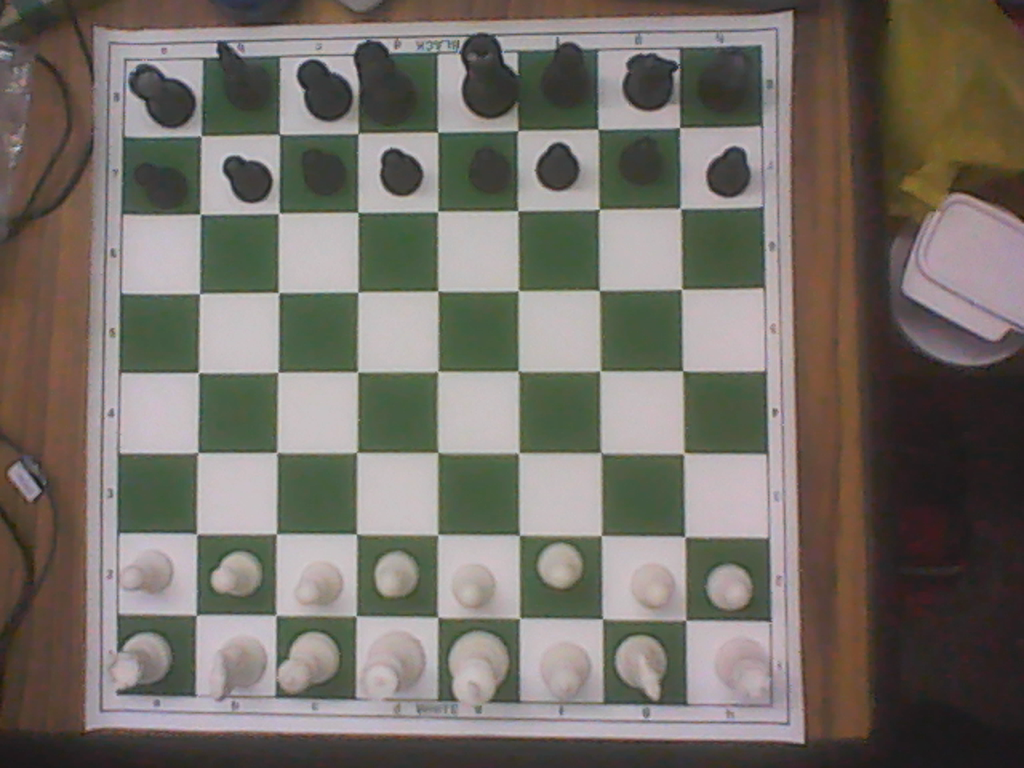
#> input picture CHESS_IMAGE_PROCESSING/Images/opencv_frame_0.png, 1024 x 768 px, found by its file name
$ python Difference_chess.py
#> lines starting #> are read from the running program, lines starting #| are printed output that depends on the picture; after the words box and inside, x2 and y2 are one past the last pixel; in counts of white or black regions, pixels touching at a corner belong together
import numpy as np
import cv2
import matplotlib.pyplot as plt

img = cv2.imread('opencv_frame_0.png')
#> img is the input picture: shape (768, 1024, 3); mean B, G, R 103.2, 110.7, 116.4
img1 = cv2.imread('opencv_frame_1.png')
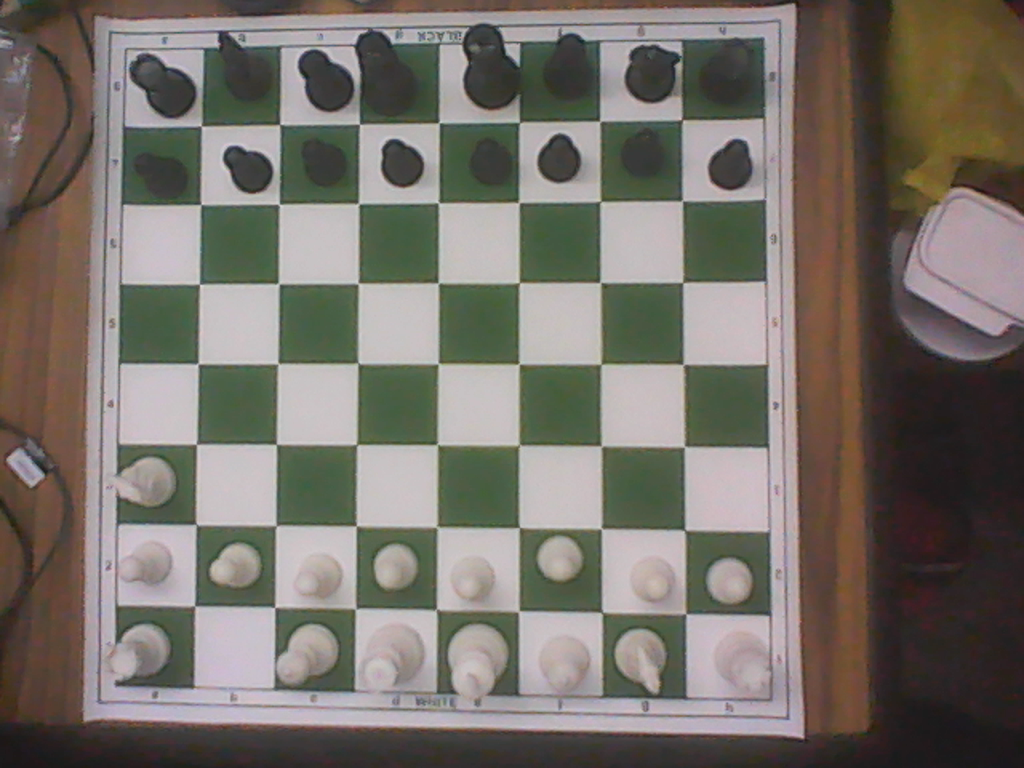
#> input picture CHESS_IMAGE_PROCESSING/Images/opencv_frame_1.png, 1024 x 768 px, found by its file name
#> img1 is the input picture: shape (768, 1024, 3); mean B, G, R 105.2, 112.6, 118.4
rows,cols,ch = img1.shape
#> rows = 768; cols = 1024; ch = 3

pts1 = np.float32([[124,60],[760,44],[116,693],[770,704]])
pts2 = np.float32([[0,0],[800,0],[0,800],[800,800]])
pts3 = np.float32([[125,50],[765,35],[113,683],[770,697]])
pts4 = np.float32([[0,0],[800,0],[0,800],[800,800]])

M = cv2.getPerspectiveTransform(pts1,pts2)
dst = cv2.warpPerspective(img,M,(800,800))
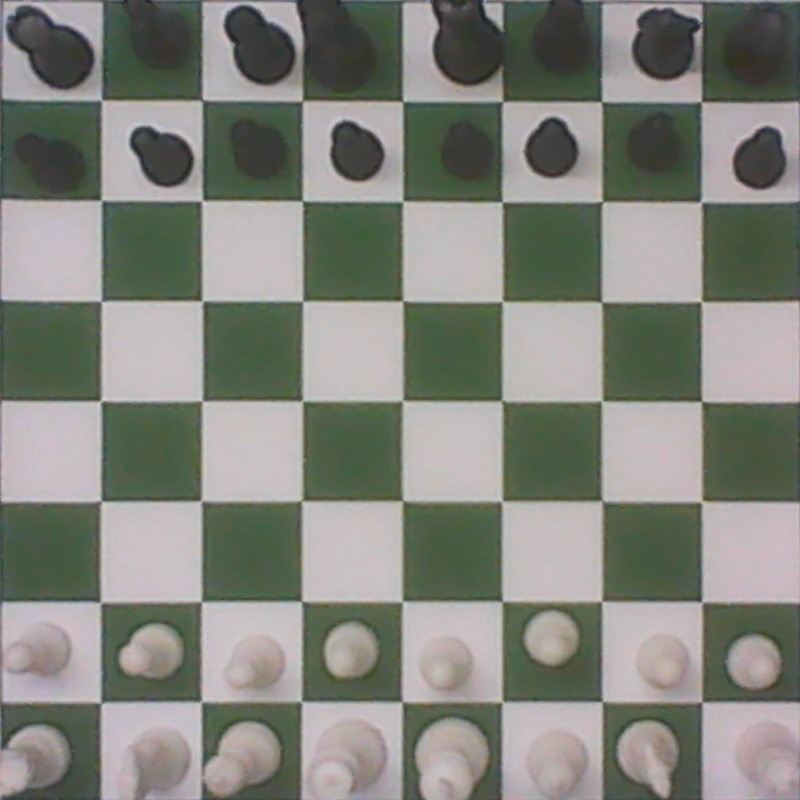
#> dst: shape (800, 800, 3); mean B, G, R 123.7, 132.1, 129.7
M1 = cv2.getPerspectiveTransform(pts3,pts4)
dst1 = cv2.warpPerspective(img1,M1,(800,800))
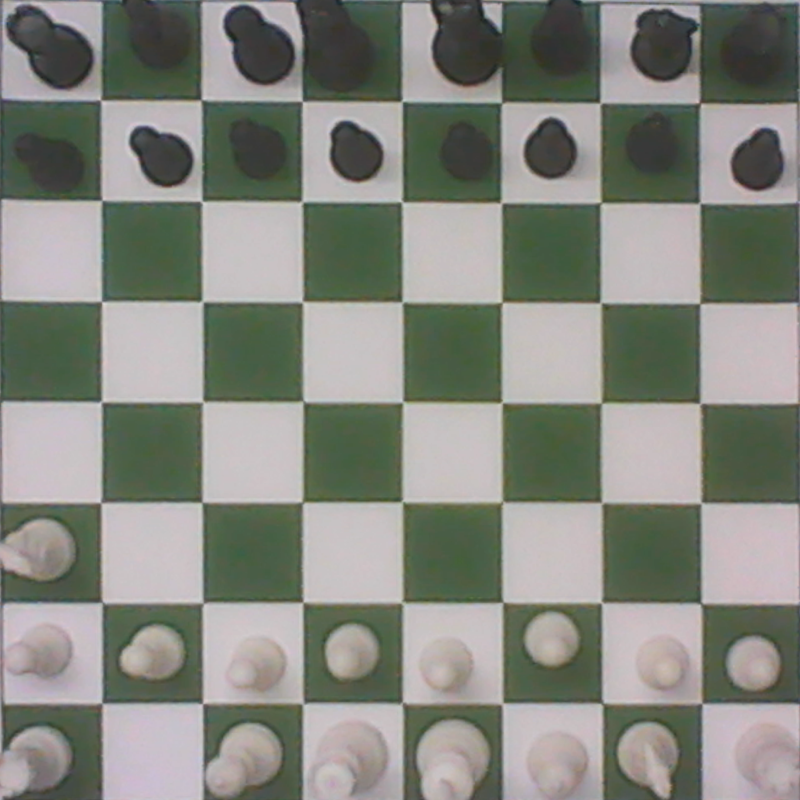
#> dst1: shape (800, 800, 3); mean B, G, R 126.1, 134.5, 132.1

# [5 lines of commented-out code are left out]

font = cv2.FONT_HERSHEY_SIMPLEX
row='1'
yc=750
y1=700
y2=800
arr=[]
arr1=[]
img_counter=0
for y in range(8):
    column='a'
    xc=50
    x1=0
    x2=100
    for x in range(8):
        cell=row+column
        cv2.putText(dst,cell,(xc,yc),font ,0.5 ,(0,0,255),1,cv2.LINE_AA)
        cv2.putText(dst1,cell,(xc,yc),font ,0.5 ,(0,0,255),1,cv2.LINE_AA)
        crp=dst[y1:y2,x1:x2]
        crp1=dst1[y1:y2,x1:x2]
        #img_name = "opencv_frame_{}.png".format(img_counter)
        #cv2.imshow(img_name, crp)
        #img_counter += 1
        arr.append(crp)
        arr1.append(crp1)
        x1+=100
        x2+=100
        column=chr(ord(column)+1)
        xc+=100
    row=chr(ord(row)+1)
    yc-=100
    y1-=100
    y2-=100
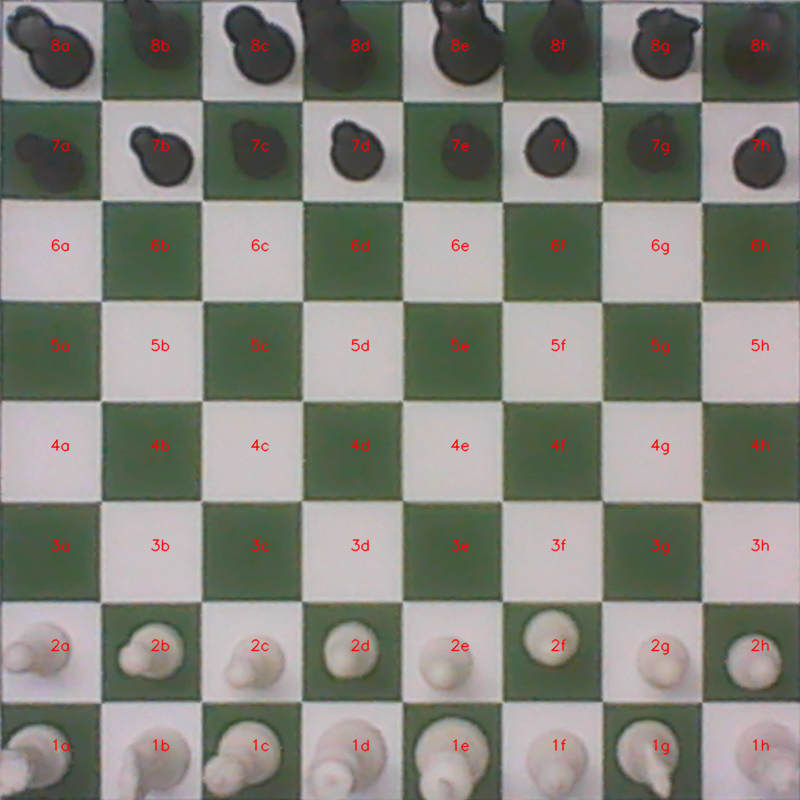
#> dst: shape (800, 800, 3); 1.41% of pixels changed, all inside (x1, y1, x2, y2) = (50, 39, 770, 756)
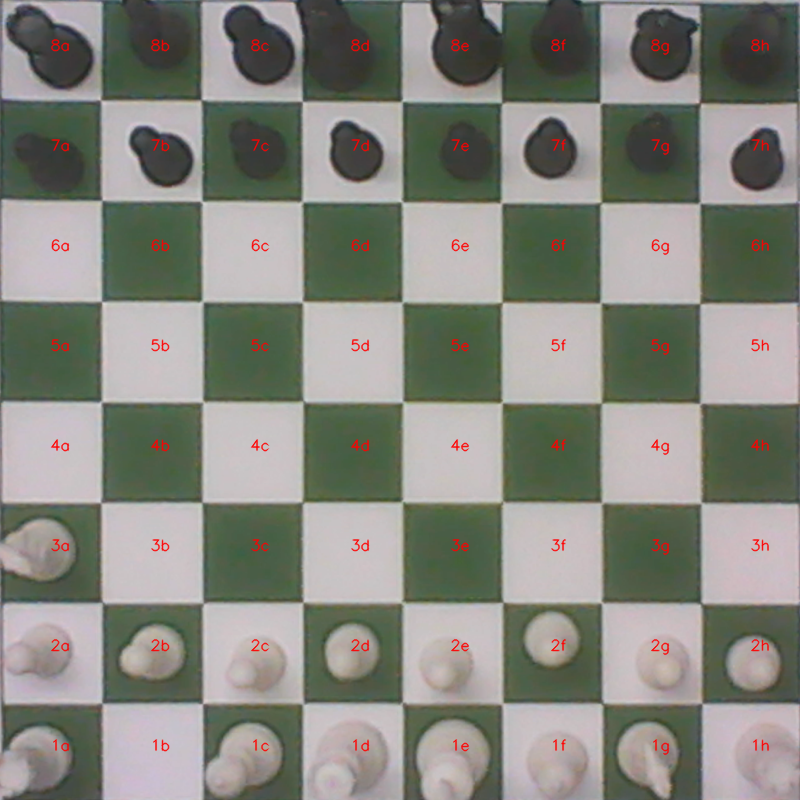
#> dst1: shape (800, 800, 3); 1.41% of pixels changed, all inside (x1, y1, x2, y2) = (50, 39, 770, 756)
#> after the loop, arr = 64 items; arr1 = 64 items; y1 = -100; y2 = 0; yc = -50

cv2.imshow('dst',dst)
cv2.imshow('dst1',dst1)

for i in arr:
    img_name = "opencv_frame_{}.png".format(img_counter)
    cv2.imshow(img_name, i)
    img_counter += 1
#> this loop made 64 passes
#> img_name on passes 1 to 12: 'opencv_frame_0.png', 'opencv_frame_1.png', 'opencv_frame_2.png', 'opencv_frame_3.png', 'opencv_frame_4.png', 'opencv_frame_5.png', 'opencv_frame_6.png', 'opencv_frame_7.png', 'opencv_frame_8.png', 'opencv_frame_9.png', 'opencv_frame_10.png', 'opencv_frame_11.png'
#> pass 1, `cv2.imshow(img_name, i)`:
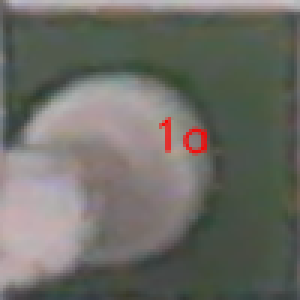
#> window 'opencv_frame_0.png': shape (100, 100, 3) (shown 3 times larger); mean B, G, R 101.4, 108, 108.1
#> pass 2, `cv2.imshow(img_name, i)`:
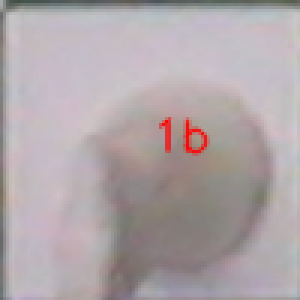
#> window 'opencv_frame_1.png': shape (100, 100, 3) (shown 3 times larger); mean B, G, R 168.6, 165.5, 175.4
#> after the loop, img_counter = 64
# [6 lines of commented-out code are left out]

if cv2.waitKey(0) & 0xff == 'q':
#> (key Esc is pressed here)
    cv2.destroyAllWindows()
